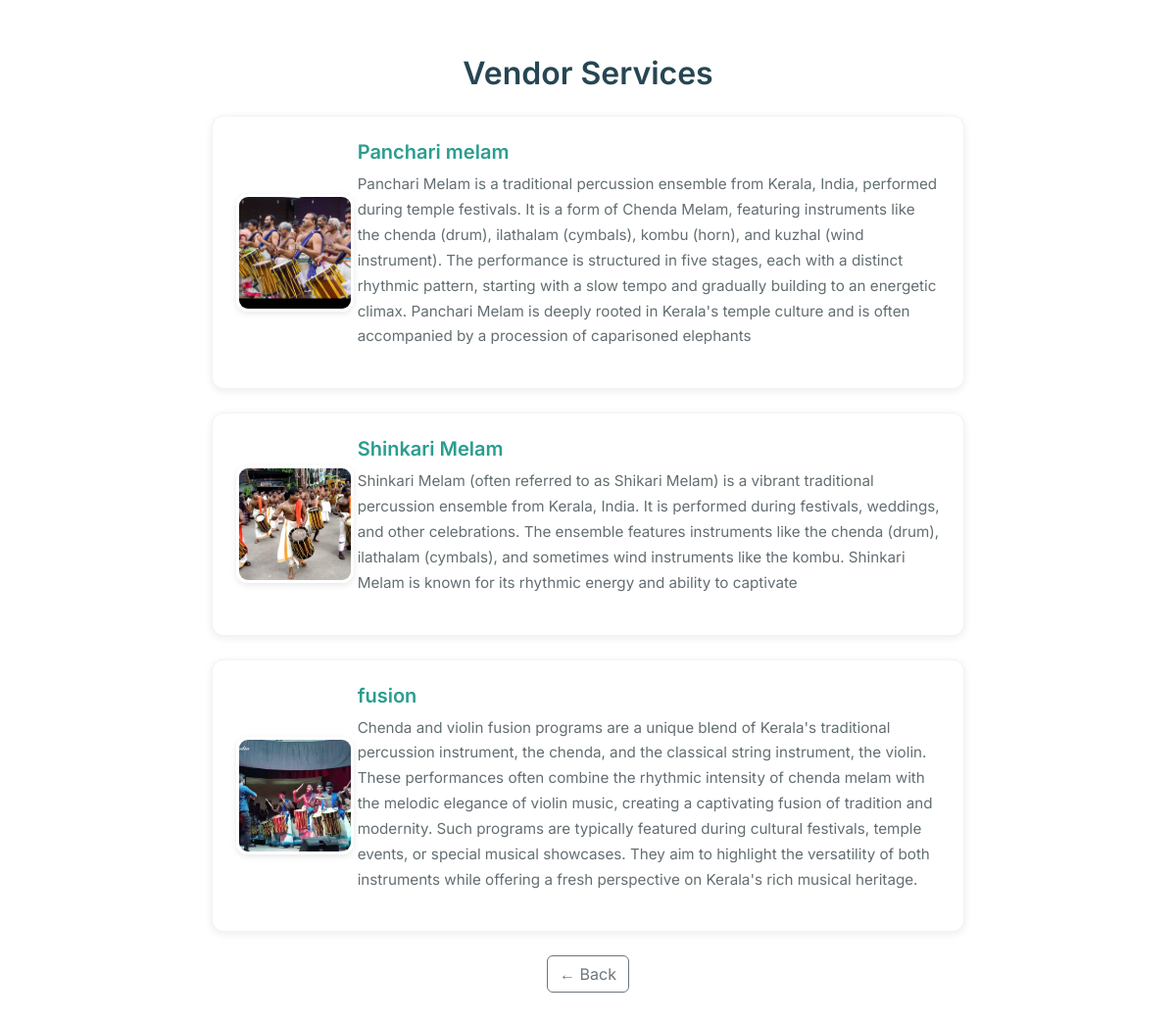
/service_view/17/, run on the app's committed database.
### vendor/models.py (models this page shows, shortened)
class VendorServicePrice(models.Model):
    vendor = models.ForeignKey(User, on_delete=models.CASCADE)  # Linking to the vendor (user)
    service = models.ForeignKey(Service, on_delete=models.CASCADE)  # Linking to the Service model
    price_10_members = models.DecimalField(max_digits=10, decimal_places=2, null=True, blank=True)
    price_15_members = models.DecimalField(max_digits=10, decimal_places=2, null=True, blank=True)
    price_20_members = models.DecimalField(max_digits=10, decimal_places=2, null=True, blank=True)
    price_per_person = models.DecimalField(max_digits=10, decimal_places=2, null=True, blank=True)

### Admin/models.py (models this page shows)
class Service(models.Model):
    name = models.CharField(max_length=255)
    description = models.TextField()
    photo = models.ImageField(upload_to='service_photos/', blank=True, null=True)

### Admin/views.py (the view)
# urls.py: path('service_view/<int:vendor_id>/', views.service_view, name='service_view'),
def service_view(request, vendor_id):
    vendor = Vendor.objects.get(id= vendor_id)
    vendor_service =VendorServicePrice.objects.filter(vendor_id = vendor.user_id)
    return render(request, "vendor_service_view.html", {'vendor_service': vendor_service})

### vendor/templates/vendor_service_view.html (shortened to what this page needs)
<!DOCTYPE html>
<html lang="en">
<head>
    <link rel="stylesheet" href="https://cdn.jsdelivr.net/npm/bootstrap@5.3.0/dist/css/bootstrap.min.css">
</head>
<body>
<div class="container mt-4">
    <h2 class="text-center mb-4">Vendor Services</h2>
    {% for service in vendor_service %}
    <div class="vendor-card">
        <div class="row align-items-center">
            <div class="col-md-2 text-center">
                <img src="{{ service.service.photo.url }}" alt="Service Image" class="vendor-img">
            </div>
            <div class="col-md-10">
                <h3 class="service-title">{{ service.service.name }}</h3>
                <p class="service-description">{{ service.service.description }}</p>
            </div>
        </div>
    </div>
    {% endfor %}
    <div class="text-center mt-4">
        <a href="javascript:history.back()" class="btn btn-outline-secondary">
            ← Back
        </a>
    </div>
</div>
</body>
</html>

### vendor/templates/vendor_service_view.html (style rules this page uses)
:root { --primary: #2a9d8f; --secondary: #264653; --text-primary: #2d3436; --text-secondary: #636e72; }
body { background-color: #ffffff; color: var(--text-primary); font-family: 'Inter', sans-serif; line-height: 1.6; }
.container { max-width: 800px; padding: 2rem 1rem; }
.vendor-card { background: #fff; border-radius: 12px; padding: 1.5rem; margin-bottom: 1.5rem; box-shadow: 0 2px 8px rgba(0, 0, 0, 0.08); transition: transform 0.2s ease; border: 1px solid #f1f3f5; }
.vendor-img { width: 120px; height: 120px; object-fit: cover; border-radius: 12px; border: 3px solid #fff; box-shadow: 0 2px 6px rgba(0, 0, 0, 0.1); }
h2 { font-weight: 600; color: var(--secondary); margin-bottom: 2rem; }
.service-title { font-size: 1.25rem; font-weight: 600; color: var(--primary); margin-bottom: 0.5rem; }
.service-description { color: var(--text-secondary); font-size: 0.95rem; line-height: 1.7; }

### data on the page
VendorServicePrice: service.photo (picture), service.name "Panchari melam", service.description "Panchari Melam is a traditional percussion ensemble from Kerala, India, performed during temple festivals. It is a form of Chenda Melam, featuring instruments like the chenda (drum), ilathalam (cymbals), kombu (horn), and kuzhal (wind instrument). The performance is structured in five stages, each with a distinct rhythmic pattern, starting with a slow tempo and gradually building to an energetic climax. Panchari Melam is deeply rooted in Kerala's temple culture and is often accompanied by a procession of caparisoned elephants"
VendorServicePrice: service.photo (picture), service.name "Shinkari Melam", service.description "Shinkari Melam (often referred to as Shikari Melam) is a vibrant traditional percussion ensemble from Kerala, India. It is performed during festivals, weddings, and other celebrations. The ensemble features instruments like the chenda (drum), ilathalam (cymbals), and sometimes wind instruments like the kombu. Shinkari Melam is known for its rhythmic energy and ability to captivate"
VendorServicePrice: service.photo (placeholder picture), service.name "fusion", service.description "Chenda and violin fusion programs are a unique blend of Kerala's traditional percussion instrument, the chenda, and the classical string instrument, the violin. These performances often combine the rhythmic intensity of chenda melam with the melodic elegance of violin music, creating a captivating fusion of tradition and modernity. Such programs are typically featured during cultural festivals, temple events, or special musical showcases. They aim to highlight the versatility of both instruments while offering a fresh perspective on Kerala's rich musical heritage."
